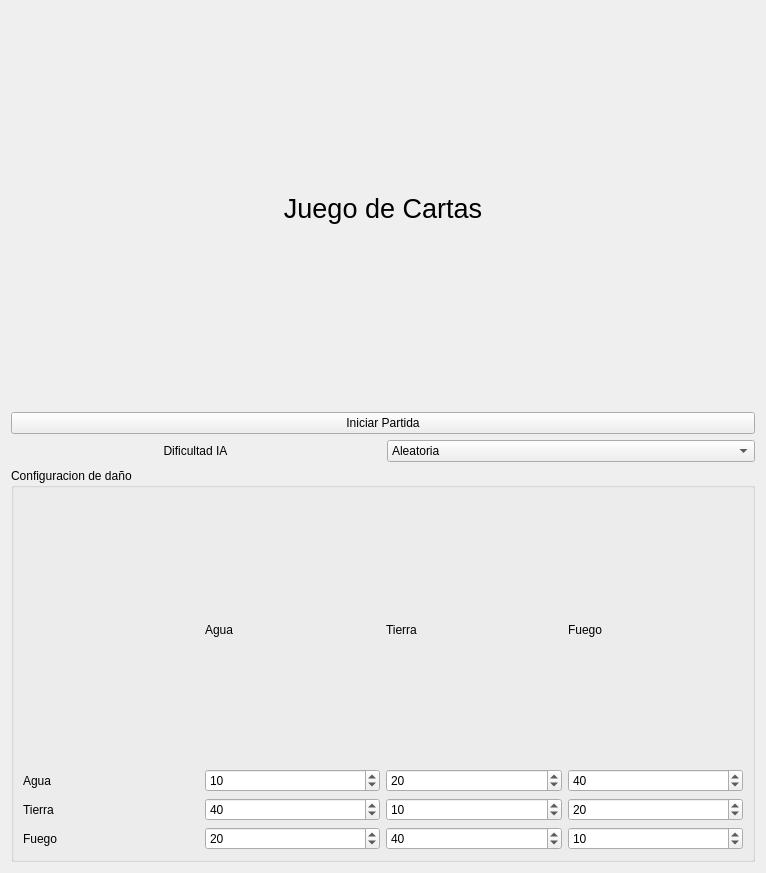
<?xml version="1.0" encoding="UTF-8"?>
<ui version="4.0">
 <class>MenuPrincipal</class>
 <widget class="QWidget" name="MenuPrincipal">
  <property name="geometry">
   <rect>
    <x>0</x>
    <y>0</y>
    <width>766</width>
    <height>873</height>
   </rect>
  </property>
  <property name="windowTitle">
   <string>Form</string>
  </property>
  <layout class="QVBoxLayout" name="verticalLayout_2">
   <item>
    <layout class="QVBoxLayout" name="verticalLayout" stretch="0,0,0,0">
     <property name="sizeConstraint">
      <enum>QLayout::SizeConstraint::SetDefaultConstraint</enum>
     </property>
     <item>
      <widget class="QLabel" name="label">
       <property name="font">
        <font>
         <pointsize>20</pointsize>
        </font>
       </property>
       <property name="text">
        <string>Juego de Cartas</string>
       </property>
       <property name="textFormat">
        <enum>Qt::TextFormat::AutoText</enum>
       </property>
       <property name="scaledContents">
        <bool>false</bool>
       </property>
       <property name="alignment">
        <set>Qt::AlignmentFlag::AlignCenter</set>
       </property>
      </widget>
     </item>
     <item>
      <widget class="QPushButton" name="btnIniciar">
       <property name="text">
        <string>Iniciar Partida</string>
       </property>
      </widget>
     </item>
     <item>
      <layout class="QHBoxLayout" name="horizontalLayout">
       <property name="spacing">
        <number>7</number>
       </property>
       <property name="sizeConstraint">
        <enum>QLayout::SizeConstraint::SetDefaultConstraint</enum>
       </property>
       <item>
        <widget class="QLabel" name="label_2">
         <property name="text">
          <string>Dificultad IA</string>
         </property>
         <property name="alignment">
          <set>Qt::AlignmentFlag::AlignCenter</set>
         </property>
        </widget>
       </item>
       <item>
        <widget class="QComboBox" name="cmbIA">
         <item>
          <property name="text">
           <string>Aleatoria</string>
          </property>
         </item>
         <item>
          <property name="text">
           <string>Estratégica</string>
          </property>
         </item>
         <item>
          <property name="text">
           <string>Experta</string>
          </property>
         </item>
        </widget>
       </item>
      </layout>
     </item>
     <item>
      <widget class="QGroupBox" name="groupBox">
       <property name="title">
        <string>Configuracion de daño</string>
       </property>
       <layout class="QGridLayout" name="gridLayout_2">
        <item row="0" column="2">
         <layout class="QGridLayout" name="gridLayout" rowstretch="0,0,0,0">
          <item row="3" column="0">
           <widget class="QLabel" name="label_4">
            <property name="text">
             <string>Fuego</string>
            </property>
           </widget>
          </item>
          <item row="1" column="3">
           <widget class="QSpinBox" name="spAguaFuego">
            <property name="value">
             <number>40</number>
            </property>
           </widget>
          </item>
          <item row="2" column="2">
           <widget class="QSpinBox" name="spTierraTierra">
            <property name="value">
             <number>10</number>
            </property>
           </widget>
          </item>
          <item row="2" column="1">
           <widget class="QSpinBox" name="spTierraAgua">
            <property name="value">
             <number>40</number>
            </property>
           </widget>
          </item>
          <item row="1" column="0">
           <widget class="QLabel" name="label_3">
            <property name="text">
             <string>Agua</string>
            </property>
           </widget>
          </item>
          <item row="0" column="2">
           <widget class="QLabel" name="label_8">
            <property name="text">
             <string>Tierra</string>
            </property>
           </widget>
          </item>
          <item row="1" column="1">
           <widget class="QSpinBox" name="spAguaAgua">
            <property name="value">
             <number>10</number>
            </property>
           </widget>
          </item>
          <item row="3" column="1">
           <widget class="QSpinBox" name="spFuegoAgua">
            <property name="value">
             <number>20</number>
            </property>
           </widget>
          </item>
          <item row="0" column="1">
           <widget class="QLabel" name="label_7">
            <property name="text">
             <string>Agua</string>
            </property>
           </widget>
          </item>
          <item row="0" column="3">
           <widget class="QLabel" name="label_9">
            <property name="text">
             <string>Fuego</string>
            </property>
           </widget>
          </item>
          <item row="3" column="3">
           <widget class="QSpinBox" name="spFuegoFuego">
            <property name="value">
             <number>10</number>
            </property>
           </widget>
          </item>
          <item row="2" column="3">
           <widget class="QSpinBox" name="spTierraFuego">
            <property name="value">
             <number>20</number>
            </property>
           </widget>
          </item>
          <item row="0" column="0">
           <widget class="QLabel" name="label_6">
            <property name="text">
             <string/>
            </property>
           </widget>
          </item>
          <item row="2" column="0">
           <widget class="QLabel" name="label_5">
            <property name="text">
             <string>Tierra</string>
            </property>
           </widget>
          </item>
          <item row="3" column="2">
           <widget class="QSpinBox" name="spFuegoTierra">
            <property name="value">
             <number>40</number>
            </property>
           </widget>
          </item>
          <item row="1" column="2">
           <widget class="QSpinBox" name="spAguaTierra">
            <property name="value">
             <number>20</number>
            </property>
           </widget>
          </item>
         </layout>
        </item>
       </layout>
      </widget>
     </item>
    </layout>
   </item>
  </layout>
 </widget>
 <resources/>
 <connections/>
</ui>
